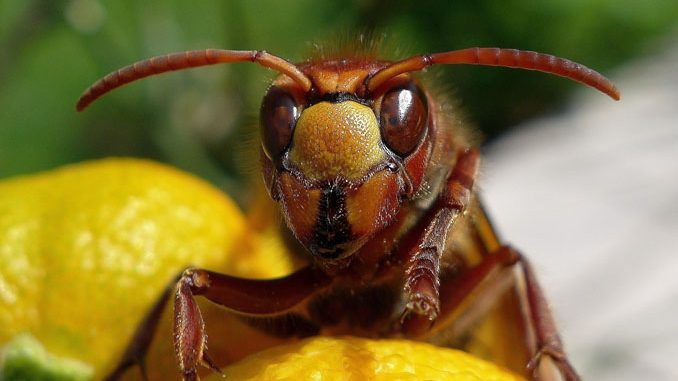
#> input picture geometric_transformations/images/input.jpg, 678 x 381 px
$ python affine_transformations.py
#> lines starting #> are read from the running program, lines starting #| are printed output that depends on the picture
# Transformation that preserves points, straiht lines and planes.
#
# Defined as a mapping of three points of the source to 3 destination points

import cv2
import numpy as np

img = cv2.imread('./images/input.jpg')
#> img is the input picture: shape (381, 678, 3); mean B, G, R 57.9, 112.3, 128.3
rows, cols = img.shape[:2]
#> rows = 381; cols = 678
src_points = np.float32([
    [0, 0],
    [cols - 1, 0],
    [0, rows - 1],
])  # control points: top corners and bottom left corner
#> src_points = [[0, 0], [677, 0], [0, 380]]

dst_points = np.float32([
    [0, 0],
    [int(0.6 * (cols - 1)), 0],
    [int(0.4 * (cols - 1)), rows - 1],
])  # points to map the controls: top left corner and two points over the top and bottom borders
#> dst_points = [[0, 0], [406, 0], [270, 380]]

affine_matrix = cv2.getAffineTransform(src_points, dst_points)
#> affine_matrix = [[0.6, 0.711, 0], [0, 1, 0]]
img_output = cv2.warpAffine(img, affine_matrix, (cols, rows))
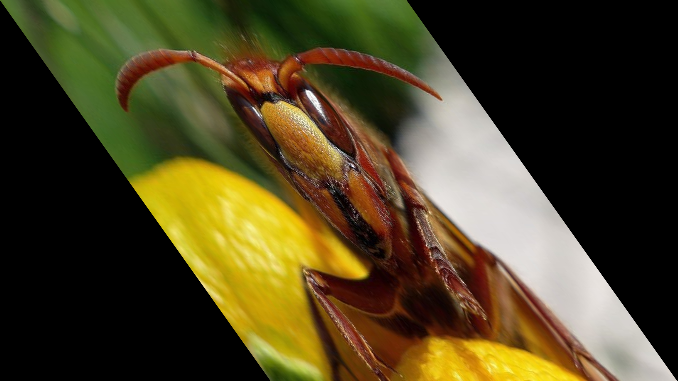
#> img_output: shape (381, 678, 3); mean B, G, R 34.7, 67.4, 76.9

cv2.imshow('Input', img)
cv2.imshow('Output', img_output)
cv2.waitKey()
